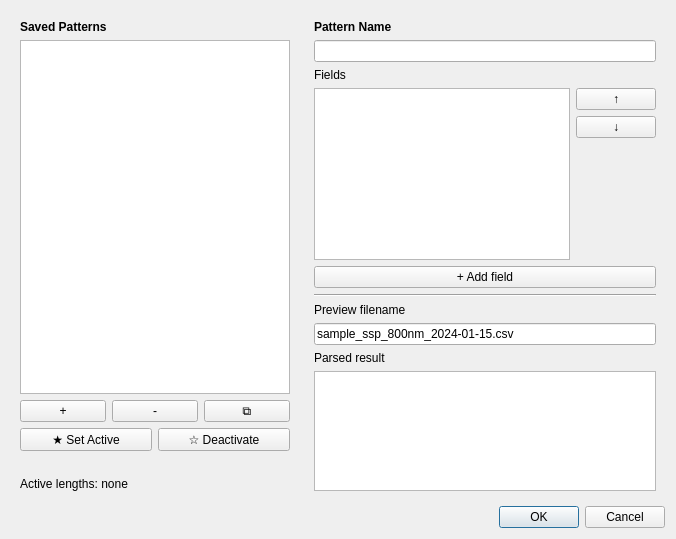
<?xml version="1.0" encoding="UTF-8"?>
<ui version="4.0">
 <class>Dialog</class>
 <widget class="QDialog" name="Dialog">
  <property name="geometry">
   <rect>
    <x>0</x>
    <y>0</y>
    <width>676</width>
    <height>539</height>
   </rect>
  </property>
  <property name="windowTitle">
   <string>Dialog</string>
  </property>
  <layout class="QVBoxLayout" name="verticalLayout">
   <item>
    <layout class="QHBoxLayout" name="horizontalLayout_3">
     <item>
      <widget class="QWidget" name="widget" native="true">
       <layout class="QVBoxLayout" name="verticalLayout_2">
        <item>
         <widget class="QLabel" name="label">
          <property name="text">
           <string>&lt;html&gt;&lt;head/&gt;&lt;body&gt;&lt;p&gt;&lt;span style=&quot; font-weight:600;&quot;&gt;Saved Patterns&lt;/span&gt;&lt;/p&gt;&lt;/body&gt;&lt;/html&gt;</string>
          </property>
         </widget>
        </item>
        <item>
         <widget class="QListWidget" name="savedPatternsListWidget"/>
        </item>
        <item>
         <layout class="QHBoxLayout" name="horizontalLayout">
          <item>
           <widget class="QPushButton" name="addPatternButton">
            <property name="text">
             <string>+</string>
            </property>
           </widget>
          </item>
          <item>
           <widget class="QPushButton" name="removePatternButton">
            <property name="text">
             <string>-</string>
            </property>
           </widget>
          </item>
          <item>
           <widget class="QPushButton" name="duplicatePatternButton">
            <property name="text">
             <string>⧉</string>
            </property>
           </widget>
          </item>
         </layout>
        </item>
        <item>
         <layout class="QHBoxLayout" name="horizontalLayout_2">
          <item>
           <widget class="QPushButton" name="pushButton_2">
            <property name="text">
             <string>★ Set Active</string>
            </property>
           </widget>
          </item>
          <item>
           <widget class="QPushButton" name="deactivateButton">
            <property name="text">
             <string>☆ Deactivate</string>
            </property>
           </widget>
          </item>
         </layout>
        </item>
        <item>
         <widget class="QLabel" name="conflictWarningLabel">
          <property name="enabled">
           <bool>false</bool>
          </property>
          <property name="styleSheet">
           <string notr="true">color: rgb(255, 85, 0);</string>
          </property>
          <property name="text">
           <string/>
          </property>
          <property name="wordWrap">
           <bool>true</bool>
          </property>
         </widget>
        </item>
        <item>
         <widget class="QLabel" name="activeLengthsLabel">
          <property name="text">
           <string>Active lengths: none</string>
          </property>
         </widget>
        </item>
       </layout>
      </widget>
     </item>
     <item>
      <widget class="QWidget" name="widget_2" native="true">
       <layout class="QVBoxLayout" name="verticalLayout_3">
        <item>
         <widget class="QLabel" name="label_2">
          <property name="font">
           <font>
            <weight>75</weight>
            <bold>true</bold>
           </font>
          </property>
          <property name="text">
           <string>Pattern Name</string>
          </property>
         </widget>
        </item>
        <item>
         <widget class="QLineEdit" name="patternNamemLineEdit"/>
        </item>
        <item>
         <widget class="QLabel" name="label_3">
          <property name="text">
           <string>Fields</string>
          </property>
         </widget>
        </item>
        <item>
         <layout class="QHBoxLayout" name="horizontalLayout_4">
          <item>
           <widget class="QListWidget" name="fieldsListWidget">
            <property name="dragEnabled">
             <bool>true</bool>
            </property>
            <property name="dragDropMode">
             <enum>QAbstractItemView::InternalMove</enum>
            </property>
           </widget>
          </item>
          <item>
           <layout class="QVBoxLayout" name="verticalLayout_4">
            <item>
             <widget class="QPushButton" name="moveUpButton">
              <property name="text">
               <string>↑</string>
              </property>
             </widget>
            </item>
            <item>
             <widget class="QPushButton" name="moveDownButton">
              <property name="text">
               <string>↓</string>
              </property>
             </widget>
            </item>
            <item>
             <spacer name="verticalSpacer">
              <property name="orientation">
               <enum>Qt::Vertical</enum>
              </property>
              <property name="sizeHint" stdset="0">
               <size>
                <width>20</width>
                <height>40</height>
               </size>
              </property>
             </spacer>
            </item>
           </layout>
          </item>
         </layout>
        </item>
        <item>
         <widget class="QPushButton" name="addFieldButton">
          <property name="text">
           <string>+ Add field</string>
          </property>
         </widget>
        </item>
        <item>
         <widget class="QFrame" name="frame">
          <property name="frameShape">
           <enum>QFrame::HLine</enum>
          </property>
          <property name="frameShadow">
           <enum>QFrame::Sunken</enum>
          </property>
         </widget>
        </item>
        <item>
         <widget class="QLabel" name="label_4">
          <property name="text">
           <string>Preview filename</string>
          </property>
         </widget>
        </item>
        <item>
         <widget class="QLineEdit" name="previewFilenameLineEdit">
          <property name="text">
           <string>sample_ssp_800nm_2024-01-15.csv</string>
          </property>
         </widget>
        </item>
        <item>
         <widget class="QLabel" name="label_5">
          <property name="text">
           <string>Parsed result</string>
          </property>
         </widget>
        </item>
        <item>
         <widget class="QTextEdit" name="parsedResultTextEdit">
          <property name="sizePolicy">
           <sizepolicy hsizetype="Expanding" vsizetype="Fixed">
            <horstretch>0</horstretch>
            <verstretch>0</verstretch>
           </sizepolicy>
          </property>
          <property name="maximumSize">
           <size>
            <width>16777215</width>
            <height>120</height>
           </size>
          </property>
          <property name="readOnly">
           <bool>true</bool>
          </property>
         </widget>
        </item>
       </layout>
      </widget>
     </item>
    </layout>
   </item>
   <item>
    <widget class="QDialogButtonBox" name="buttonBox">
     <property name="orientation">
      <enum>Qt::Horizontal</enum>
     </property>
     <property name="standardButtons">
      <set>QDialogButtonBox::Cancel|QDialogButtonBox::Ok</set>
     </property>
    </widget>
   </item>
  </layout>
 </widget>
 <resources/>
 <connections>
  <connection>
   <sender>buttonBox</sender>
   <signal>accepted()</signal>
   <receiver>Dialog</receiver>
   <slot>accept()</slot>
   <hints>
    <hint type="sourcelabel">
     <x>248</x>
     <y>254</y>
    </hint>
    <hint type="destinationlabel">
     <x>157</x>
     <y>274</y>
    </hint>
   </hints>
  </connection>
  <connection>
   <sender>buttonBox</sender>
   <signal>rejected()</signal>
   <receiver>Dialog</receiver>
   <slot>reject()</slot>
   <hints>
    <hint type="sourcelabel">
     <x>316</x>
     <y>260</y>
    </hint>
    <hint type="destinationlabel">
     <x>286</x>
     <y>274</y>
    </hint>
   </hints>
  </connection>
 </connections>
</ui>
